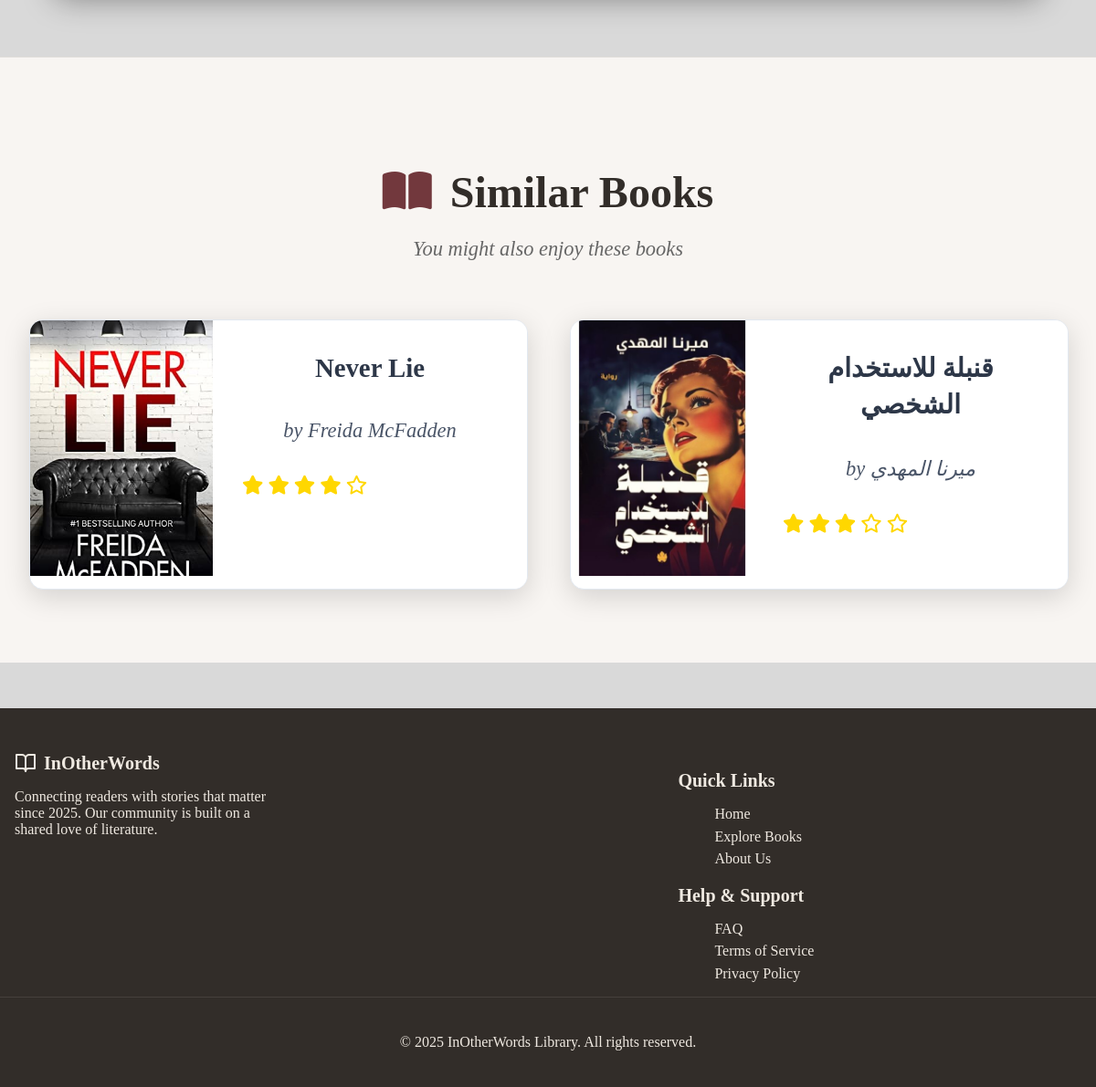
The page /book/15/ (signed in, lower part) on the database as committed earlier.
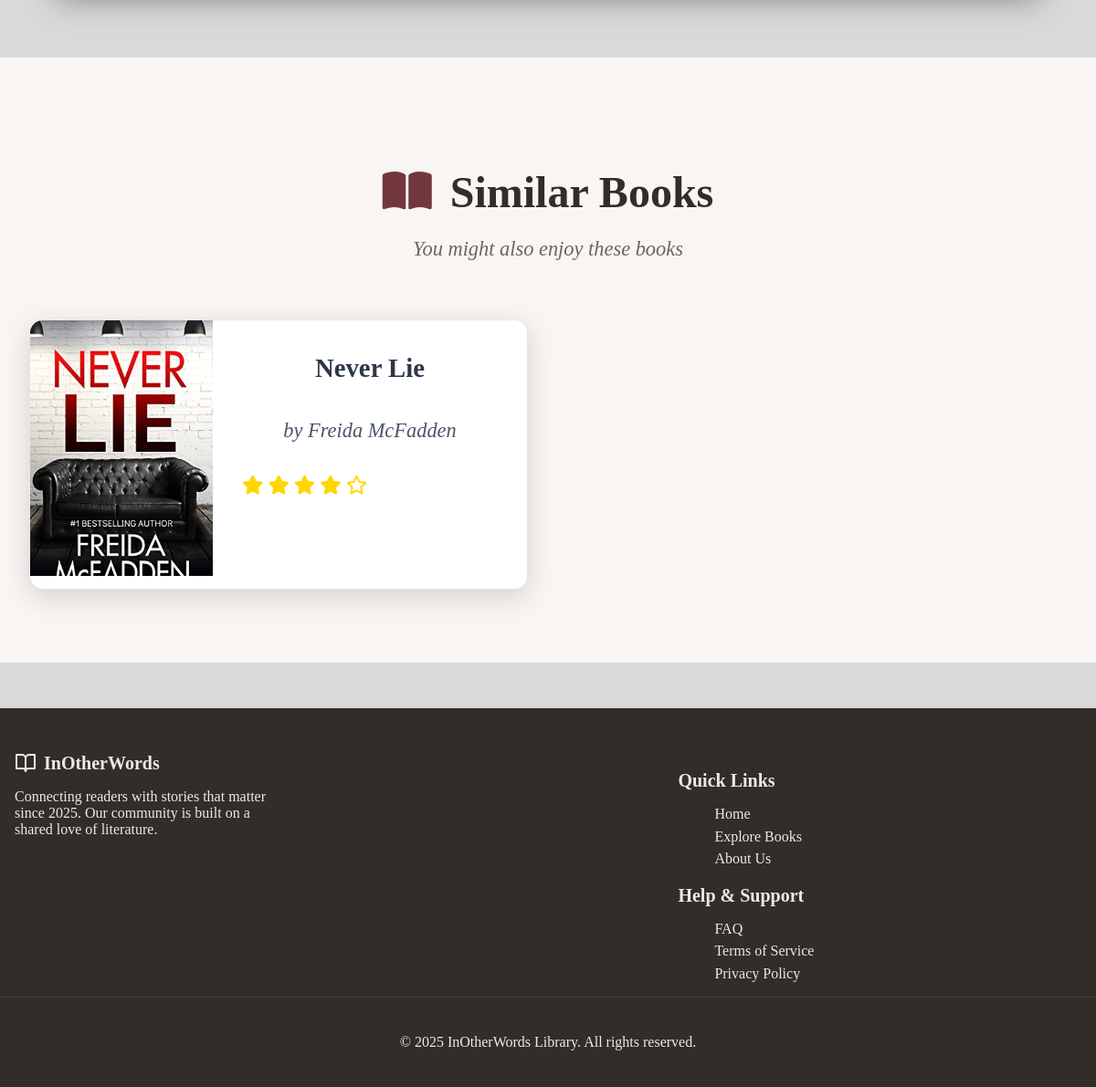
The same page on the database as committed later.
### books/models.py (models this page shows, shortened)
class Book(models.Model):
    BADGE_CHOICES = [
        ('new', 'New Release'),
        ('trending', 'Trending'),
        ('bestseller', 'Bestseller'),
        ('sale', 'On Sale'),
    ]
    title = models.CharField(max_length=200)
    author = models.CharField(max_length=200)
    description = models.TextField()
    isbn = models.CharField(max_length=13, unique=True, null=True, blank=True)
    price = models.DecimalField(max_digits=10, decimal_places=2, default=Decimal('0.00'))
    stock = models.IntegerField(default=0)
    image = models.ImageField(upload_to='books/', null=True, blank=True)
    created_at = models.DateTimeField(auto_now_add=True)
    updated_at = models.DateTimeField(auto_now=True, null=True)
    badge = models.CharField(max_length=20, choices=BADGE_CHOICES, null=True, blank=True)
    genres = models.ManyToManyField(Genre, related_name='books')
    total_borrows = models.IntegerField(default=0)
    average_rating = models.FloatField(default=0.0)

### books/views.py (the view)
# urls.py: path('book/<int:id>/', views.admin_book_detail, name='book_detail'),
@login_required
def book_detail(request, id):
    book = get_object_or_404(Book, id=id)
    recommendation_service = BookRecommendationService(request.user)
    similar_books = recommendation_service.get_similar_books(book)
    if similar_books is None:
        similar_books = []
    elif not isinstance(similar_books, (list, tuple)):
        similar_books = list(similar_books)
    user_review = BookReview.objects.filter(book=book, user=request.user).first()
    is_borrowed = BorrowedBook.objects.filter(
        book=book,
        user=request.user,
        is_returned=False
    ).exists()
    is_favorite = request.user.profile.favorite_books.filter(id=book.id).exists()
    context = {
        'book': book,
        'similar_books': similar_books,
        'user_review': user_review,
        'reviews': book.reviews.exclude(user=request.user),
        'is_borrowed': is_borrowed,
        'is_favorite': is_favorite,
        'genre_names': book.genres.values_list('name', flat=True),
        **get_notifications(request)
    }
    return render(request, 'bookPage.html', context)

### books/services.py (called while the page is built)
    def get_similar_books(self, book, limit=5):
        return Book.objects.filter(
            Q(genres__in=book.genres.all()) |
            Q(author=book.author)
        ).exclude(
            id=book.id
        ).distinct().order_by('-average_rating')[:limit]

### books/views.py (called while the page is built, shortened)
def get_notifications(request):
    if not request.user.is_authenticated:
        return {}
    excluded_paths = ['/login/', '/signup/', '/about/', '/privacy/', '/terms/', '/faq/', '/help/']
    if request.path in excluded_paths:
        return {}
    if 'notifications' not in request.path and request.headers.get('X-Requested-With') != 'XMLHttpRequest':
        return {'unread_notifications_count': Notification.objects.filter(
            Q(recipient=request.user) | Q(recipient__isnull=True, notification_type='global'),
            is_read=False
        ).count()}

### Templates/bookPage.html (shortened to what the changed rows need)
{% load static %}
<!DOCTYPE html>
<html lang="en">
  <head>
    <link rel="stylesheet" href="{% static 'css/bookPage.css' %}" />
    <link rel="stylesheet" href="{% static 'css/Navbar_Footer.css' %}" />
    <link rel="stylesheet" href="{% static 'css/notifications.css' %}" />
    <link rel="stylesheet" href="{% static 'css/book-card.css' %}" />
    <link
      rel="stylesheet"
      href="https://cdnjs.cloudflare.com/ajax/libs/font-awesome/6.7.2/css/all.min.css"
    />
  </head>
  <body>
    <br>
    <br>
    <br>
    <br>
    <section class="content">
      {% if similar_books %}
      <div class="similar-books-container">
        <div class="similar-books-section">
          <div class="section-header">
            <h2><i class="fas fa-book-open"></i> Similar Books</h2>
          </div>
          <div class="books-grid">
            {% for book in similar_books %}
              {% if book %}
              <div class="book-item">
                <a href="{% url 'book_detail' book.id %}" class="book-link">
                  <div class="book-card">
                    <div class="book-cover-container">
                      {% if book.image %}
                        <img src="{{ book.image.url }}" alt="{{ book.title }}" class="book-cover">
                      {% else %}
                        <img src="{% static 'images/books/default-cover.jpg' %}" alt="{{ book.title }}" class="book-cover">
                      {% endif %}
                    </div>
                    <div class="book-info">
                      <h3 class="book-title">{{ book.title }}</h3>
                      <p class="book-author">by {{ book.author }}</p>
                      {% if book.average_rating %}
                      <div class="book-rating">
                        {% for i in "12345" %}
                          {% if forloop.counter <= book.average_rating %}
                            <i class="fas fa-star"></i>
                          {% else %}
                            <i class="far fa-star"></i>
                          {% endif %}
                        {% endfor %}
                      </div>
                      {% endif %}
                    </div>
                  </div>
                </a>
              </div>
              {% endif %}
            {% endfor %}
          </div>
        </div>
      </div>
      {% endif %}
    </section>
  </body>
</html>

Rows that differ between the two databases and show on the page:
removed Book: image (picture), title "قنبلة للاستخدام الشخصي", author "ميرنا المهدي", average_rating 3.7 (drawn)
